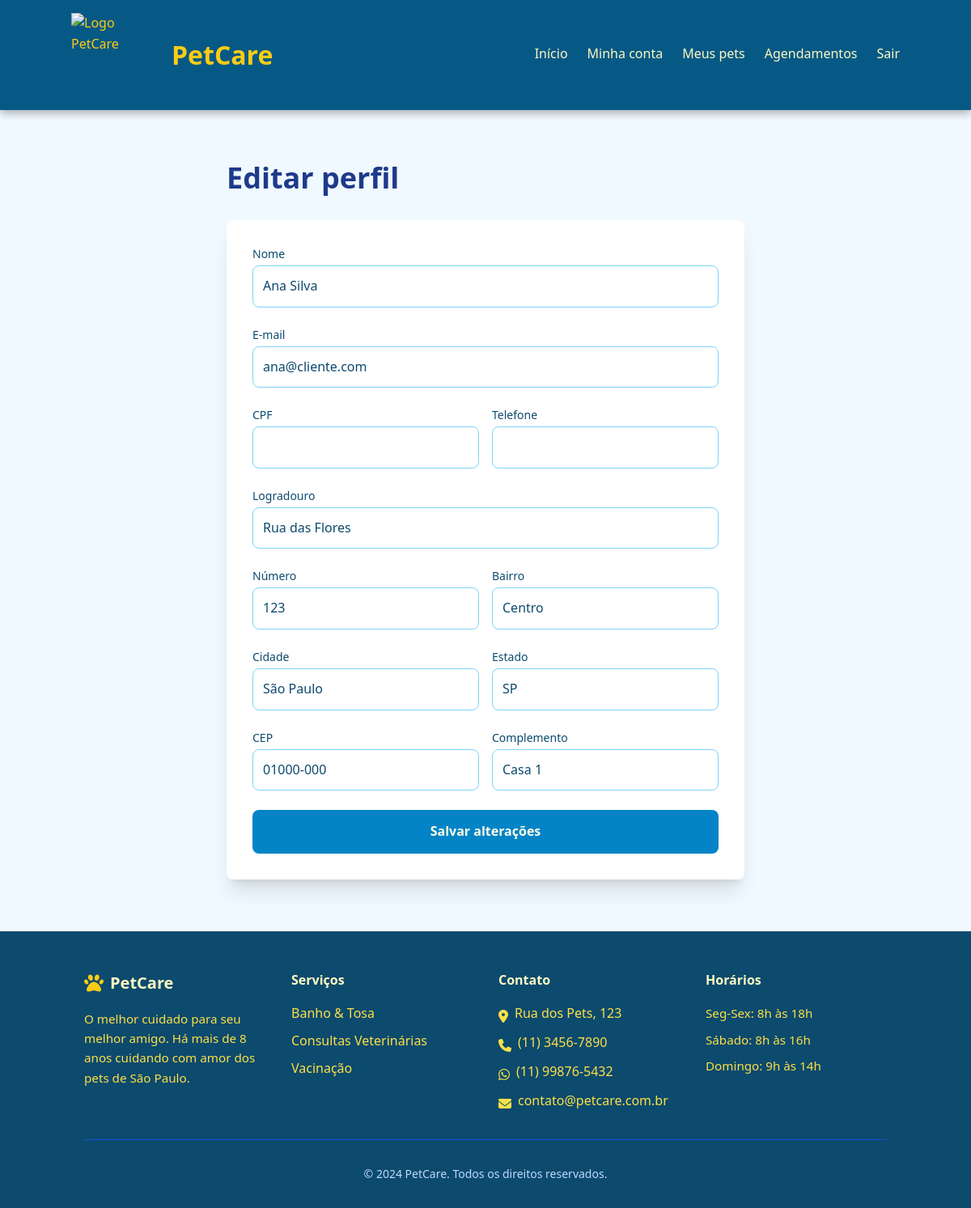
/cliente/perfil.php (signed in), run on the app's committed database.
### tables this page shows
CREATE TABLE IF NOT EXISTS usuarios (
    id INT AUTO_INCREMENT PRIMARY KEY,
    nome VARCHAR(150) NOT NULL,
    email VARCHAR(150) NOT NULL UNIQUE,
    senha_hash VARCHAR(255) NOT NULL,
    tipo ENUM('cliente', 'funcionario') NOT NULL,
    cpf VARCHAR(14) NULL,
    telefone VARCHAR(20) NULL,
    cargo VARCHAR(80) NULL,
    status ENUM('ativo', 'inativo') NOT NULL DEFAULT 'ativo',
    created_at TIMESTAMP DEFAULT CURRENT_TIMESTAMP,
    updated_at TIMESTAMP NULL DEFAULT NULL ON UPDATE CURRENT_TIMESTAMP
);

CREATE TABLE IF NOT EXISTS clientes (
    id INT AUTO_INCREMENT PRIMARY KEY,
    usuario_id INT NOT NULL UNIQUE,
    logradouro VARCHAR(150) NOT NULL,
    numero VARCHAR(20) NOT NULL,
    bairro VARCHAR(80) NOT NULL,
    cidade VARCHAR(80) NOT NULL,
    estado CHAR(2) NOT NULL,
    cep VARCHAR(10) NOT NULL,
    complemento VARCHAR(120) NULL,
    created_at TIMESTAMP DEFAULT CURRENT_TIMESTAMP,
    updated_at TIMESTAMP NULL DEFAULT NULL ON UPDATE CURRENT_TIMESTAMP,
    CONSTRAINT fk_clientes_usuario FOREIGN KEY (usuario_id) REFERENCES usuarios(id) ON DELETE CASCADE
);

### app/config/app.php (called while the page is built, shortened)
<?php
function petcarePublicBaseUrl(): string
{
    $scriptName = $_SERVER['SCRIPT_NAME'] ?? '/index.php';
    $segments = array_values(array_filter(explode('/', $scriptName), static fn (string $segment): bool => $segment !== ''));
    $publicIndex = array_search('public', $segments, true);
    return '/';
}
function petcarePageUrl(string $path = ''): string
{
    $base = petcarePublicBaseUrl();
    $relativePath = trim((string) $path, '/');
    return $base === '/' ? '/' . $relativePath : rtrim($base, '/') . '/' . $relativePath;
}

### app/helpers/validation.php (called while the page is built, shortened)
<?php
function e(string $value): string
{
    return htmlspecialchars((string) $value, ENT_QUOTES, 'UTF-8');
}

### app/helpers/auth.php (called while the page is built, shortened)
<?php
function userSession(): ?array
{
    return [
        'id' => (int) $_SESSION['usuario_id'],
        'nome' => (string) $_SESSION['usuario_nome'],
        'tipo' => (string) $_SESSION['usuario_tipo'],
        'email' => $_SESSION['usuario_email'] ?? '',
        'cargo' => $_SESSION['usuario_cargo'] ?? null,
    ];
}

### app/models/Usuario.php (called while the page is built, shortened)
<?php
class Usuario
{
    public static function findById(PDO $pdo, int $id): ?array
    {
        $sql = 'SELECT * FROM usuarios WHERE id = :id LIMIT 1';
        $stmt = $pdo->prepare($sql);
        $stmt->execute([':id' => $id]);
        $usuario = $stmt->fetch();
        return $usuario ?: null;
    }
}

### app/models/Cliente.php (called while the page is built, shortened)
<?php
class Cliente
{
    public static function findByUsuarioId(PDO $pdo, int $usuarioId): ?array
    {
        $sql = 'SELECT * FROM clientes WHERE usuario_id = :usuario_id LIMIT 1';
        $stmt = $pdo->prepare($sql);
        $stmt->execute([':usuario_id' => $usuarioId]);
        return $stmt->fetch() ?: null;
    }
}

### public/cliente/perfil.php (the view, shortened to what this page needs)
<?php
require_once __DIR__ . '/../../app/bootstrap.php';
require_once __DIR__ . '/../../app/middleware/cliente.php';
$pdo = getPdo();
$sessionUser = userSession();
$usuario = Usuario::findById($pdo, (int) $sessionUser['id']);
$cliente = Cliente::findByUsuarioId($pdo, (int) $sessionUser['id']);
require_once __DIR__ . '/../../app/views/components/header.php';
?>
<section class="page py-16">
    <div class="container max-w-2xl">
        <h1 class="text-4xl font-bold mb-8 text-blue-900">Editar perfil</h1>
        <div class="bg-white p-8 rounded-lg shadow-xl">
            <form method="POST" action="<?= e(petcarePageUrl('cliente/perfil.php')) ?>" class="space-y-6">
                <div>
                    <label for="nome" class="block text-sm font-medium mb-1">Nome</label>
                    <input type="text" id="nome" name="nome" value="<?= e($usuario['nome']) ?>" required class="form-input">
                </div>
                <div>
                    <label for="email" class="block text-sm font-medium mb-1">E-mail</label>
                    <input type="email" id="email" name="email" value="<?= e($usuario['email']) ?>" required class="form-input">
                </div>
                <div class="grid md:grid-cols-2 gap-4">
                    <div>
                        <label for="cpf" class="block text-sm font-medium mb-1">CPF</label>
                        <input type="text" id="cpf" name="cpf" value="<?= e($usuario['cpf'] ?? '') ?>" class="form-input">
                    </div>
                    <div>
                        <label for="telefone" class="block text-sm font-medium mb-1">Telefone</label>
                        <input type="text" id="telefone" name="telefone" value="<?= e($usuario['telefone'] ?? '') ?>" class="form-input">
                    </div>
                </div>
                <div>
                    <label for="logradouro" class="block text-sm font-medium mb-1">Logradouro</label>
                    <input type="text" id="logradouro" name="logradouro" value="<?= e($cliente['logradouro'] ?? '') ?>" class="form-input">
                </div>
                <div class="grid md:grid-cols-2 gap-4">
                    <div>
                        <label for="numero" class="block text-sm font-medium mb-1">Número</label>
                        <input type="text" id="numero" name="numero" value="<?= e($cliente['numero'] ?? '') ?>" class="form-input">
                    </div>
                    <div>
                        <label for="bairro" class="block text-sm font-medium mb-1">Bairro</label>
                        <input type="text" id="bairro" name="bairro" value="<?= e($cliente['bairro'] ?? '') ?>" class="form-input">
                    </div>
                </div>
                <div class="grid md:grid-cols-2 gap-4">
                    <div>
                        <label for="cidade" class="block text-sm font-medium mb-1">Cidade</label>
                        <input type="text" id="cidade" name="cidade" value="<?= e($cliente['cidade'] ?? '') ?>" class="form-input">
                    </div>
                    <div>
                        <label for="estado" class="block text-sm font-medium mb-1">Estado</label>
                        <input type="text" id="estado" name="estado" value="<?= e($cliente['estado'] ?? '') ?>" class="form-input">
                    </div>
                </div>
                <div class="grid md:grid-cols-2 gap-4">
                    <div>
                        <label for="cep" class="block text-sm font-medium mb-1">CEP</label>
                        <input type="text" id="cep" name="cep" value="<?= e($cliente['cep'] ?? '') ?>" class="form-input">
                    </div>
                    <div>
                        <label for="complemento" class="block text-sm font-medium mb-1">Complemento</label>
                        <input type="text" id="complemento" name="complemento" value="<?= e($cliente['complemento'] ?? '') ?>" class="form-input">
                    </div>
                </div>
                <button type="submit" class="btn-full">Salvar alterações</button>
            </form>
        </div>
    </div>
</section>
<?php require_once __DIR__ . '/../../app/views/components/footer.php'; ?>

### public/css/style.css (style rules this page uses)
:root { --blue-50: #f0f9ff; --blue-100: #e0f2fe; --blue-200: #bae6fd; --blue-300: #7dd3fc; --blue-400: #38bdf8; --blue-500: #0ea5e9; --blue-600: #0284c7; --blue-700: #0369a1; --blue-800: #075985; --blue-900: #0c4a6e; --yellow-50: #fefce8; --yellow-100: #fef9c3; --yellow-200: #fef08a; --yellow-300: #fde047; --yellow-400: #facc15; --yellow-500: #eab308; background-color: var(--blue-50); color: var(--blue-900); font-family: 'Poppins', ui-sans-serif, system-ui, -apple-system, BlinkMacSystemFont, "Segoe UI", Roboto, "Helvetica Neue", Arial, "Noto Sans", sans-serif; line-height: 1.6; }
html, body { min-height: 100%; }
.container { max-width: 1280px; margin-left: auto; margin-right: auto; padding-left: 1rem; padding-right: 1rem; }
.page { min-height: calc(100vh - 4rem); opacity: 1; transition: opacity 0.5s ease; }
.btn, .btn-full { display: inline-block; text-align: center; cursor: pointer; text-decoration: none; padding: 0.75rem 2rem; border-radius: 0.5rem; font-weight: 600; border: 2px solid transparent; transition: transform 0.2s ease, box-shadow 0.2s ease, opacity 0.2s ease; }
.btn-full { width: 100%; margin-top: 0.75rem; padding: 0.75rem 1rem; background-color: var(--blue-600); color: var(--yellow-50); }
.form-input, .form-select, .form-textarea { width: 100%; color: var(--blue-900); background-color: white; padding: 0.75rem; border: 1px solid var(--blue-300); border-radius: 0.5rem; outline: none; transition: border-color 0.2s ease, box-shadow 0.2s ease; }

### data on the page
usuarios: nome "Ana Silva", email "ana@cliente.com"
clientes: logradouro "Rua das Flores", numero "123", bairro "Centro", cidade "São Paulo", estado "SP", cep "01000-000", complemento "Casa 1"
